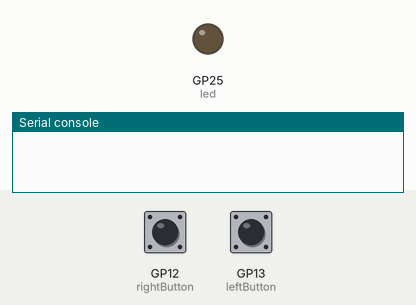
This program was run on a simulated Raspberry Pi Pico running CircuitPython. Parts: output pins drawn as LEDs (lit = HIGH), the last lines printed to the serial console. The test bench sets the inputs (shaded band); at power-on: GP12 (rightButton) LOW, GP13 (leftButton) LOW.

Above: at 1.2 s.
1.3 s: GP12 (rightButton) pulled HIGH for 0.15 s
At 1.4 s:
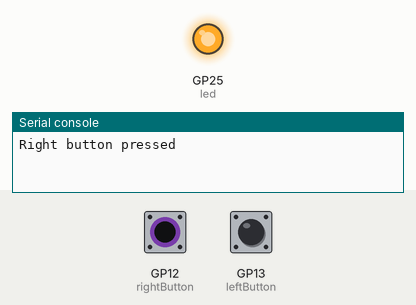
3.0 s: GP13 (leftButton) pulled HIGH for 0.15 s
At 3.7 s:
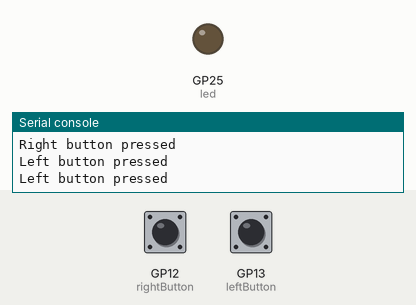
4.6 s: GP13 (leftButton) pulled HIGH for 3.2 s
At 6.0 s:
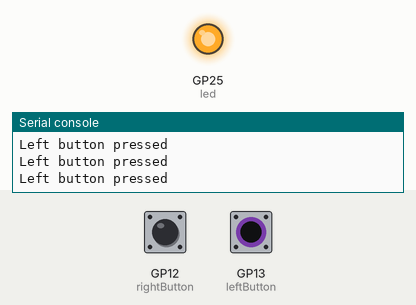
9.3 s: GP12 (rightButton) pulled HIGH for 3.2 s
At 12.9 s:
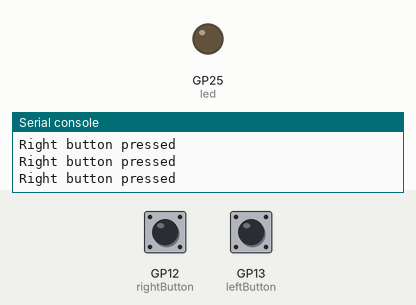
Timing chart, 0 to 14.4 s (numbered marks = the images above; inputs shaded):
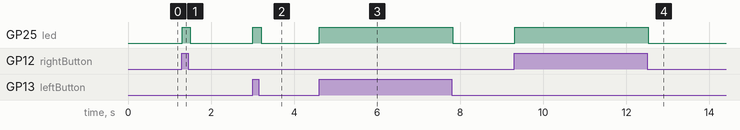

The program:

code.py
```python
import time
import board
import digitalio

led = digitalio.DigitalInOut(board.LED)
led.direction = digitalio.Direction.OUTPUT

leftButton = digitalio.DigitalInOut(board.GP13)
leftButton.switch_to_input(pull=digitalio.Pull.DOWN)

rightButton = digitalio.DigitalInOut(board.GP12)
rightButton.switch_to_input(pull=digitalio.Pull.DOWN)

while True:
    if leftButton.value:
        print("Left button pressed")
        led.value = True
    if rightButton.value:
        print("Right button pressed")
        led.value = True
    time.sleep(0.1)
    led.value = False
```

Measured:
- after the input at 1.3 s, GP25 (led): LOW → HIGH at once, → LOW 0.20 s later
- after the input at 3.0 s, GP25 (led): LOW → HIGH at once, → LOW 0.20 s later
- after the input at 4.6 s, GP25 (led): LOW → HIGH at once, → LOW 3.2 s later
- after the input at 9.3 s, GP25 (led): LOW → HIGH at once, → LOW 3.2 s later
